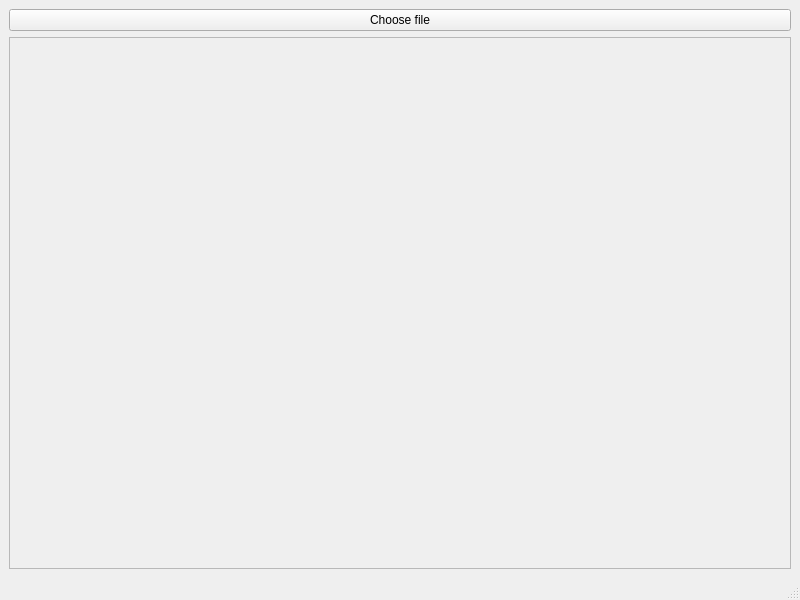
<?xml version="1.0" encoding="UTF-8"?>
<ui version="4.0">
 <class>MainWindow</class>
 <widget class="QMainWindow" name="MainWindow">
  <property name="geometry">
   <rect>
    <x>0</x>
    <y>0</y>
    <width>800</width>
    <height>600</height>
   </rect>
  </property>
  <property name="windowTitle">
   <string>Отсечение</string>
  </property>
  <widget class="QWidget" name="centralwidget">
   <layout class="QVBoxLayout" name="verticalLayout">
    <item>
     <layout class="QHBoxLayout" name="horizontalLayout_3"/>
    </item>
    <item>
     <widget class="QPushButton" name="selectDirectoryB">
      <property name="text">
       <string>Choose file</string>
      </property>
     </widget>
    </item>
    <item>
     <widget class="QScrollArea" name="scrollArea">
      <property name="widgetResizable">
       <bool>true</bool>
      </property>
      <widget class="QWidget" name="scrollAreaWidgetContents">
       <property name="geometry">
        <rect>
         <x>0</x>
         <y>0</y>
         <width>780</width>
         <height>499</height>
        </rect>
       </property>
       <layout class="QVBoxLayout" name="verticalLayout_2">
        <item>
         <widget class="QLabel" name="label">
          <property name="text">
           <string/>
          </property>
          <property name="alignment">
           <set>Qt::AlignCenter</set>
          </property>
         </widget>
        </item>
       </layout>
      </widget>
     </widget>
    </item>
   </layout>
  </widget>
  <widget class="QMenuBar" name="menubar">
   <property name="geometry">
    <rect>
     <x>0</x>
     <y>0</y>
     <width>800</width>
     <height>21</height>
    </rect>
   </property>
  </widget>
  <widget class="QStatusBar" name="statusbar"/>
 </widget>
 <resources/>
 <connections/>
</ui>
